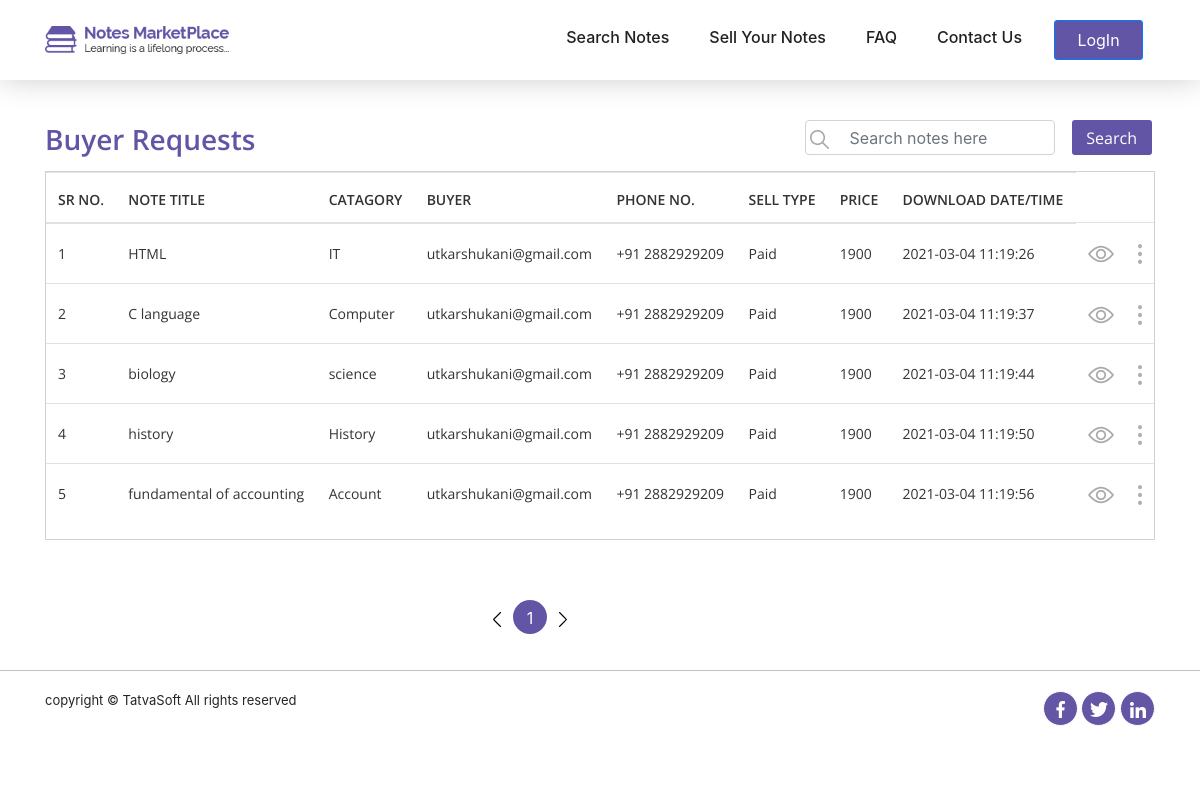
The app's page /PHP/user/buyer_request.php with its own data.
### tables this page shows
CREATE TABLE `download` (
  `id` int(11) NOT NULL,
  `note_id` int(11) NOT NULL,
  `seller` int(11) NOT NULL,
  `downloader` int(11) NOT NULL,
  `is_allowed_download` bit(1) NOT NULL,
  `attachment_path` varchar(255) DEFAULT NULL,
  `is_attachment_downloaded` bit(1) NOT NULL,
  `attachment_downloaded_date` datetime DEFAULT NULL,
  `ispaid` int(11) NOT NULL,
  `purchase_price` decimal(10,0) DEFAULT NULL,
  `note_title` varchar(100) NOT NULL,
  `note_catagory` varchar(100) NOT NULL,
  `created_date` datetime DEFAULT NULL,
  `created_by` int(11) DEFAULT NULL,
  `modified_date` datetime DEFAULT NULL,
  `modified_by` int(11) DEFAULT NULL
);

CREATE TABLE `user` (
  `id` int(11) NOT NULL,
  `role_id` int(11) NOT NULL,
  `first_name` varchar(50) NOT NULL,
  `last_name` varchar(50) NOT NULL,
  `email` varchar(100) NOT NULL,
  `password` varchar(24) NOT NULL,
  `is_emailverified` bit(1) NOT NULL,
  `created_date` datetime DEFAULT NULL,
  `created_by` int(11) DEFAULT NULL,
  `modified_date` datetime DEFAULT NULL,
  `modified_by` int(11) DEFAULT NULL,
  `isactive` bit(1) NOT NULL
);

### PHP/user/buyer_request.php (the view, shortened to what this page needs)
<?php
include "config.php";
  $no_row=5;
  if(isset($_GET['page']))
  {
    $page=$_GET['page'];
  }
  else
  {
    $page=1;
  }
  if(isset($_POST['search']))
  {
    $search_txt=$_POST['search_txt'];
    $query_count="SELECT * FROM download WHERE note_title='$search_txt'" ;
    $find_count=mysqli_query($conn,$query_count);
    $count=mysqli_num_rows($find_count);
    $count=ceil($count / $no_row);
    $query="SELECT d.id,d.note_title,d.note_catagory,d.downloader,u.email,d.ispaid,d.purchase_price,d.attachment_downloaded_date FROM download d INNER JOIN user u ON u.id=d.downloader WHERE d.note_title='$search_txt'";
  }
  else
  {
    $query_count="SELECT * FROM download" ;
    $find_count=mysqli_query($conn,$query_count);
    $count=mysqli_num_rows($find_count);
    $count=ceil($count / $no_row);
    $query="SELECT d.id,d.note_title,d.note_catagory,d.downloader,u.email,d.ispaid,d.purchase_price,d.attachment_downloaded_date FROM download d INNER JOIN user u ON u.id=d.downloader";
  }
$result=mysqli_query($conn,$query);
?>
<!DOCTYPE html>
<html lang="en">
    <head>
        <link rel="stylesheet" href="css/bootstrap/bootstrap.min.css">
        <link rel="stylesheet" href="css/custom_css/style.css">
        <link rel="stylesheet" href="css/responsive.css">
    </head>
    <body>
        <?php include "header.php"; ?>
        <section id="table-design">
            <div class ="content-box-md" >
                <div class="container">
                    <div class="row" style="padding-top: 60px;">
                        <div class="col-md-8 col-sm-8 col-12">
                            <div class="heading">
                                <h3>Buyer Requests</h3>
                            </div>
                        </div>
                        <div class="col-md-4 col-12 col-sm-4">
                            <form action="" method="post">
                                <div class="row">
                                    <div class="col-md-10 col-sm-10 col-12">
                                        <div class="form-group  search-icon">
                                            <img src="img/front/search-icon.png">
                                            <input type="text" class="form-control" id="search-notes" placeholder="   Search notes here" required name="search_txt">
                                        </div>
                                    </div>
                                    <div class="col-md-2 search-btn col-sm-2 col-12">
                                         <button name="search">Search</button>
                                    </div>
                                </div>
                            </form>
                        </div>
                    </div>
                    <div class="row">
                        <div class="col-md-12">
                            <div class="table-format table-responsive">
                            <table class="table" style="min-width: 1100px;">
                                  <thead>
                                    <tr>
                                      <th scope="col">SR NO.</th>
                                      <th scope="col">NOTE TITLE</th>
                                      <th scope="col">CATAGORY</th>
                                      <th scope="col">BUYER</th>
                                      <th scope="col">PHONE NO.</th>
                                      <th scope="col">SELL TYPE</th>
                                      <th scope="col">PRICE</th>
                                      <th scope="col">DOWNLOAD DATE/TIME</th>
                                    </tr>
                                  </thead>
                                  <tbody>
                                    <?php while($row=mysqli_fetch_assoc($result))
                                    {
                                    ?>
                                      <tr>
                                        <td><?php echo $row['id']; ?></td>
                                        <td><?php echo $row['note_title']; ?></td>
                                        <td><?php echo $row['note_catagory']; ?></td>
                                        <td><?php echo $row['email']; ?></td>
                                        <td>+91 2882929209</td>
                                        <td>Paid</td>
                                        <td><?php echo $row['purchase_price']; ?></td>
                                        <td><?php echo $row['attachment_downloaded_date']; ?></td>
                                        <td><img src="img/login/eye.png"></td>
                                        <td>
                                          <div class="dropdown">
                                            <a><img src="img/front/dots.png" role="button"  data-toggle="dropdown" aria-haspopup="true" aria-expanded="false"></a>
                                          </div>
                                        </td>
                                      </tr>
                                    <?php } ?>
                                  </tbody>
                            </table>
                            </div>
                        </div>
                    </div>
                </div>
            </div>
        </section>
           <div class="page">
            <div class="container">
                <div class="row">
                    <div class="text-center col-md-12">
                         <div  id="pagination-list">
                              <ul class="pagination">
                                <?php
                                  echo "<li class='page-item'><a class='page-link' href='dashboard.php?page=".($page-1)."' ><img src='img/front/left-arrow.png'></a></li>";
                                    for($i=1;$i<=$count;$i++)
                                    {
                                      if($i==$page)
                                      {
                                        echo "<li class='page-item active'><a class='page-link' href='dashboard.php?page=$i'>$i</a></li>";
                                      }
                                      else
                                      {
                                        echo "<li class='page-item'><a class='page-link' href='dashboard.php?page=$i'>$i</a></li>";
                                      }
                                    }
                                  echo "<li class='page-item'><a class='page-link' href='dashboard.php?page=".($page+1)."' ><img src='img/front/right-arrow.png'></a></li>";
                                ?>
                              </ul>
                         </div>
                    </div>
                </div>
            </div>
           </div>
        <?php include "footer.php";?>
    </body>
</html>

### PHP/user/header.php (shortened to what this page needs)
    <div class="navigation-wrap  start-header start-style">
    <div class="container">
        <div class="row">
            <div class="col-12">
                <nav class="navbar navbar-expand-lg navbar-light">
                    <a class="navbar-brand"><img src="img/home/logo.png" alt="logo"></a>
                    <div class="collapse navbar-collapse" id="navbarSupportedContent">
                        <ul class="navbar-nav ml-auto">
                            <li class="nav-item">
                                <a href="search.php" class="nav-link">Search Notes</a>
                            </li>
                            <li class="nav-item">
                                <a href="add_note.php" class="nav-link">Sell Your Notes</a>
                            </li>
                            <li class="nav-item">
                                <a href="faq.php" class="nav-link">FAQ</a>
                            </li>
                            <li class="nav-item">
                                <a href="contact_us.php" class="nav-link">Contact Us</a>
                            </li>
                            <?php if(isset($_SESSION['login']))
                            {?>
                                <li class="nav-item">
                                    <a href="logout.php">
                                        <button type="button" class="btn btn-outline-primary btn-login" >LogOut</button>
                                    </a>
                                </li>
                            <?php }else{ ?>
                                <li class="nav-item">
                                    <a href="login.php">
                                        <button type="button" class="btn btn-outline-primary btn-login" >LogIn</button>
                                    </a>
                                </li>
                            <?php } ?>
                        </ul>
                    </div>
                </nav>
            </div>
        </div>
    </div>
</div>

### PHP/user/footer.php
<section id="footer">
            <div class="container">
                <div class="row">
                    <div class="col-md-8 col-sm-8 col-12">
                        <p>copyright &copy; TatvaSoft All rights reserved</p>
                    </div>
                    <div class="col-md-4 col-12 col-sm-4">
                            <ul class="social-list">
                                <li><a href="#"><img src="img/home/facebook.png"></a></li>
                                <li><a href="#"><img src="img/home/twitter.png"></a></li>
                                <li><a href="#"><img src="img/home/linkedin.png"></i></a></li>
                            </ul>
                    </div>
                </div>
            </div>
        </section>

### PHP/user/css/custom_css/style.css (style rules this page uses)
html, body { height: 100%; }
.content-box-md { padding: 60px 0; }
#footer { padding: 20px; font-size: 13px; border-top: 1px solid #c0c0c0; margin-top: 20px; }
.social-list { float: right; }
ul.social-list li { display: inline-block; padding: 0; }
ul.social-list li a { border:1px solid white; width: 35px; height: 35px; display: inline-block; line-height: 35px; color: #fff; background-color: #6555a5; border-radius: 50%; text-align: center; }
.heading h3 { color: #6255a5; font-family: 'Open Sans'; font-size: 34px; line-height: 38px; font-weight: 600; }
* { margin: 0; padding: 0; }
ul.pagination .page-link { height: 34px; width: 34px; border-radius: 17px; border:transparent; color: #6255a5; line-height: 20px; font-size: 16px; }
#pagination-list { width: 100px; position: relative; left: 50%; transform: translateX(-120px); }
ul.pagination .active .page-link { background-color: #6255a5; color: #fff; }
#table-design .heading h3 { color: #6255a5; font-size: 28px; }
#table-design table { width: 100%; }
#table-design .table-format { border: 1px solid #d1d1d1; }
#table-design .table-format table th { color: #333333; font-size: 14px; font-weight: 600; line-height: 20px; font-family: 'Open Sans'; }
#table-design .table-format table tr { height: 50px; }
#table-design .table-format table td { color: #333333; font-size: 14px; font-weight: 400; line-height: 35px; font-family: 'Open Sans'; }
#table-design .search-icon img { position: absolute; left: 0; top: 0; margin-top: 10px; margin-left: 20px; }
#table-design .form-group .form-control { height: 35px; width: 250px; padding-left: 30px; }
#table-design .search-btn button { width: 80px; margin-left: -50px; background-color: #6255a5; height: 35px; border-radius: 3px; font-size: 16px; color: #fff; font-family: 'Open Sans'; line-height: 22px; border:transparent; }
.start-header { opacity: 1; transform: translateY(0); padding: 20px 0; box-shadow: 0 10px 30px 0 rgba(138, 155, 165, 0.15); -webkit-transition : all 0.3s ease-out; transition : all 0.3s ease-out; background-color: #fff; }
.navigation-wrap { position: fixed; width: 100%; top: 0; left: 0; z-index: 1000; -webkit-transition : all 0.3s ease-out; transition : all 0.3s ease-out; background-color: #fff; box-shadow: 0px 0px 30px 0px rgba(0,0,0,0.2); }
.navbar { padding: 0; }
.navbar-brand img { height: 28px; width: auto; display: block; }
.nav-link { color: #212121 !important; font-weight: 500; transition: all 200ms linear; }
.nav-link { position: relative; padding: 5px 0 ; display: inline-block; }
.nav-item:after { position: absolute; bottom: -5px; left: 0; width: 100%; height: 2px; content: ''; background-color: #fff; opacity: 0; transition: all 200ms linear; }
.nav-item { position: relative; transition: all 200ms linear; padding: 0 12px; }
.navbar-nav { max-height: 100%; }
.nav-item .btn-login { background-color: #6255a5; color: #fff; width: 89px; font-size: 16px; line-height: 22px; height: 40px; border-radius: 3px; font-style: 'Open Sans'; }

### records on screen
download: id "1", note_title "HTML", note_catagory "IT", downloader.email "utkarshukani@gmail.com", purchase_price "1900", attachment_downloaded_date "2021-03-04 11:19:26"
download: id "2", note_title "C language", note_catagory "Computer", downloader.email "utkarshukani@gmail.com", purchase_price "1900", attachment_downloaded_date "2021-03-04 11:19:37"
download: id "3", note_title "biology", note_catagory "science", downloader.email "utkarshukani@gmail.com", purchase_price "1900", attachment_downloaded_date "2021-03-04 11:19:44"
download: id "4", note_title "history", note_catagory "History", downloader.email "utkarshukani@gmail.com", purchase_price "1900", attachment_downloaded_date "2021-03-04 11:19:50"
download: id "5", note_title "fundamental of accounting", note_catagory "Account", downloader.email "utkarshukani@gmail.com", purchase_price "1900", attachment_downloaded_date "2021-03-04 11:19:56"
